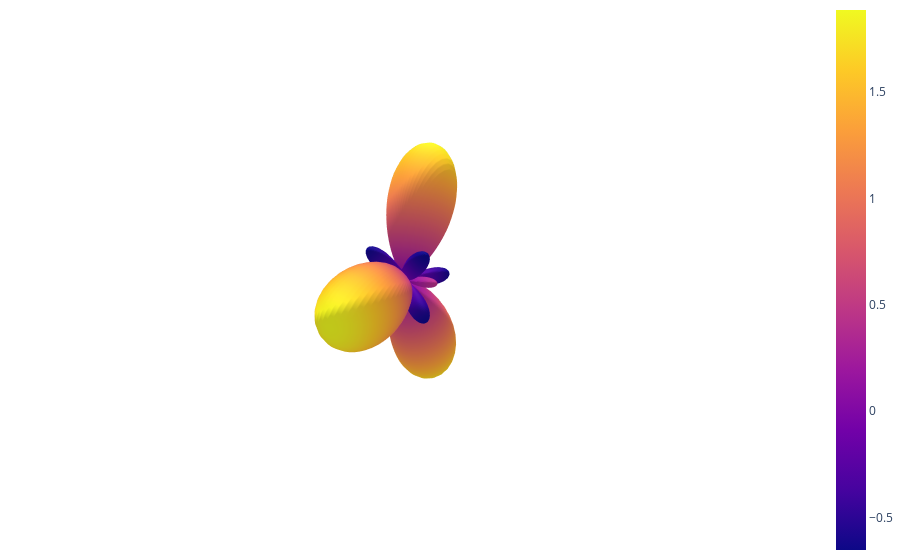

The notebook cell this image was saved under:
### Code cell
step = 79
pred_geo = predicted_geometry[1][step]['predicted_geometry']
visualize(pred_geo)

### Figure 1 — Plotly figure (JSON) as saved in the notebook; plotly's stock layout.template omitted (floating-point values rounded to 4 significant figures; data arrays with more than 128 entries replaced by an {"elided": "..."} marker saying what was removed)
{"data": [{"name": "spherical_harmonics_trace", "surfacecolor": {"elided": "102x100 float values"}, "type": "surface", "x": {"elided": "102x100 float values"}, "y": {"elided": "102x100 float values"}, "z": {"elided": "102x100 float values"}}], "layout": {"margin": {"b": 0, "l": 0, "r": 0, "t": 0}, "paper_bgcolor": "rgba(255,255,255,255)", "plot_bgcolor": "rgba(255,255,255,255)", "scene": {"aspectmode": "cube", "bgcolor": "rgba(255,255,255,255)", "camera": {"eye": {"x": 0.5, "y": 0.5, "z": 0.5}}, "xaxis": {"backgroundcolor": "rgba(255,255,255,255)", "range": [-2.5, 2.5], "showgrid": false, "showticklabels": false, "title": {"text": ""}, "zeroline": false}, "yaxis": {"backgroundcolor": "rgba(255,255,255,255)", "range": [-2.5, 2.5], "showgrid": false, "showticklabels": false, "title": {"text": ""}, "zeroline": false}, "zaxis": {"backgroundcolor": "rgba(255,255,255,255)", "range": [-2.5, 2.5], "showgrid": false, "showticklabels": false, "title": {"text": ""}, "zeroline": false}}, "showlegend": true}}
